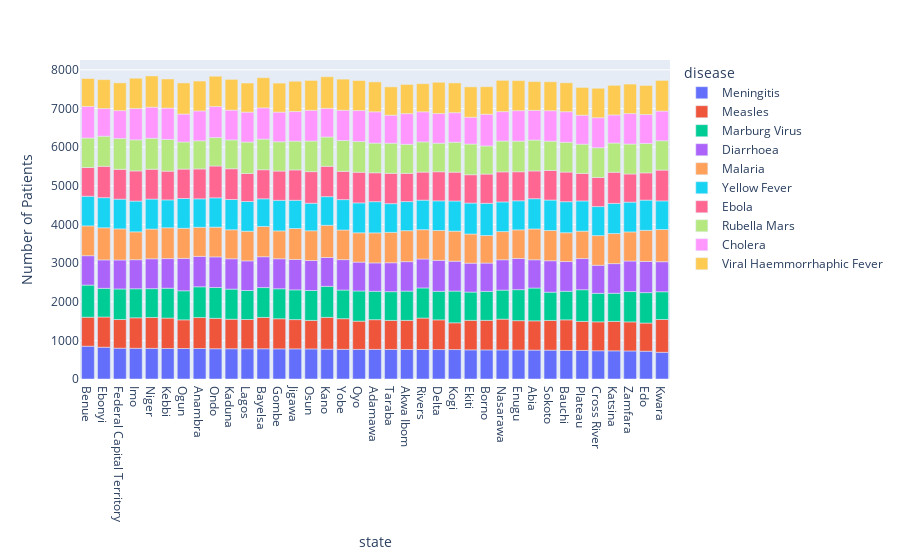

Notebook code for this chart:
### Markdown cell above
Diseases and states or settelment

### Code cell
data_state= data.groupby(['state', 'disease'])['id'].count().reset_index(name='Number of Patients').sort_values(by= 'Number of Patients', ascending= False)
data_state

px.bar(data_state, x= 'state' , y='Number of Patients', color= 'disease')

### Figure 1 — Plotly figure (JSON) as saved in the notebook; plotly's stock layout.template omitted (floating-point values rounded to 4 significant figures)
{"data": [{"alignmentgroup": "True", "hovertemplate": "disease=Meningitis<br>state=%{x}<br>Number of Patients=%{y}<extra></extra>", "legendgroup": "Meningitis", "marker": {"color": "#636efa"}, "name": "Meningitis", "offsetgroup": "Meningitis", "orientation": "v", "showlegend": true, "textposition": "auto", "type": "bar", "x": ["Benue", "Ebonyi", "Federal Capital Territory", "Imo", "Niger", "Kebbi", "Ogun", "Anambra", "Ondo", "Kaduna", "Lagos", "Bayelsa", "Gombe", "Jigawa", "Osun", "Kano", "Yobe", "Oyo", "Adamawa", "Taraba", "Akwa Ibom", "Rivers", "Delta", "Kogi", "Ekiti", "Borno", "Nasarawa", "Enugu", "Abia", "Sokoto", "Bauchi", "Plateau", "Cross River", "Katsina", "Zamfara", "Edo", "Kwara"], "xaxis": "x", "y": [849, 822, 797, 795, 793, 789, 789, 789, 783, 783, 782, 782, 780, 780, 778, 772, 768, 767, 767, 765, 764, 763, 762, 762, 754, 753, 753, 751, 748, 747, 740, 739, 731, 729, 726, 719, 691], "yaxis": "y"}, {"alignmentgroup": "True", "hovertemplate": "disease=Measles<br>state=%{x}<br>Number of Patients=%{y}<extra></extra>", "legendgroup": "Measles", "marker": {"color": "#EF553B"}, "name": "Measles", "offsetgroup": "Measles", "orientation": "v", "showlegend": true, "textposition": "auto", "type": "bar", "x": ["Kwara", "Kano", "Rivers", "Bayelsa", "Anambra", "Niger", "Nasarawa", "Yobe", "Bauchi", "Imo", "Kebbi", "Ondo", "Ebonyi", "Gombe", "Delta", "Sokoto", "Adamawa", "Borno", "Ekiti", "Kaduna", "Katsina", "Enugu", "Lagos", "Abia", "Jigawa", "Akwa Ibom", "Zamfara", "Taraba", "Plateau", "Benue", "Cross River", "Federal Capital Territory", "Ogun", "Osun", "Oyo", "Edo", "Kogi"], "xaxis": "x", "y": [849, 823, 814, 812, 801, 799, 796, 793, 791, 789, 788, 787, 782, 779, 768, 768, 768, 765, 764, 764, 762, 759, 758, 757, 757, 753, 752, 751, 751, 750, 748, 742, 742, 738, 730, 729, 692], "yaxis": "y"}, {"alignmentgroup": "True", "hovertemplate": "disease=Marburg Virus<br>state=%{x}<br>Number of Patients=%{y}<extra></extra>", "legendgroup": "Marburg Virus", "marker": {"color": "#00cc96"}, "name": "Marburg Virus", "offsetgroup": "Marburg Virus", "orientation": "v", "showlegend": true, "textposition": "auto", "type": "bar", "x": ["Abia", "Benue", "Kogi", "Plateau", "Kano", "Enugu", "Ondo", "Anambra", "Federal Capital Territory", "Edo", "Zamfara", "Oyo", "Rivers", "Kaduna", "Gombe", "Osun", "Bayelsa", "Kebbi", "Jigawa", "Akwa Ibom", "Ogun", "Imo", "Lagos", "Nasarawa", "Borno", "Niger", "Taraba", "Ebonyi", "Yobe", "Bauchi", "Delta", "Cross River", "Adamawa", "Sokoto", "Ekiti", "Katsina", "Kwara"], "xaxis": "x", "y": [849, 831, 821, 820, 802, 802, 797, 796, 791, 787, 785, 781, 779, 779, 776, 775, 772, 772, 769, 757, 752, 751, 751, 751, 749, 746, 744, 742, 741, 740, 739, 738, 735, 732, 732, 728, 718], "yaxis": "y"}, {"alignmentgroup": "True", "hovertemplate": "disease=Diarrhoea<br>state=%{x}<br>Number of Patients=%{y}<extra></extra>", "legendgroup": "Diarrhoea", "marker": {"color": "#ab63fa"}, "name": "Diarrhoea", "offsetgroup": "Diarrhoea", "orientation": "v", "showlegend": true, "textposition": "auto", "type": "bar", "x": ["Ogun", "Sokoto", "Plateau", "Edo", "Enugu", "Delta", "Bayelsa", "Ondo", "Zamfara", "Yobe", "Anambra", "Jigawa", "Nasarawa", "Kaduna", "Kwara", "Gombe", "Osun", "Niger", "Kogi", "Bauchi", "Katsina", "Kebbi", "Lagos", "Akwa Ibom", "Benue", "Imo", "Federal Capital Territory", "Rivers", "Taraba", "Ekiti", "Kano", "Oyo", "Ebonyi", "Adamawa", "Borno", "Abia", "Cross River"], "xaxis": "x", "y": [838, 813, 807, 807, 806, 801, 798, 793, 790, 787, 787, 787, 785, 785, 777, 776, 775, 773, 773, 768, 767, 767, 766, 763, 761, 752, 750, 749, 748, 747, 747, 747, 736, 734, 733, 731, 726], "yaxis": "y"}, {"alignmentgroup": "True", "hovertemplate": "disease=Malaria<br>state=%{x}<br>Number of Patients=%{y}<extra></extra>", "legendgroup": "Malaria", "marker": {"color": "#FFA15A"}, "name": "Malaria", "offsetgroup": "Malaria", "orientation": "v", "showlegend": true, "textposition": "auto", "type": "bar", "x": ["Kwara", "Kano", "Ebonyi", "Edo", "Federal Capital Territory", "Jigawa", "Akwa Ibom", "Abia", "Kebbi", "Taraba", "Bayelsa", "Sokoto", "Ogun", "Katsina", "Kogi", "Adamawa", "Delta", "Benue", "Osun", "Niger", "Ondo", "Cross River", "Yobe", "Lagos", "Rivers", "Oyo", "Ekiti", "Anambra", "Zamfara", "Kaduna", "Bauchi", "Enugu", "Nasarawa", "Imo", "Gombe", "Borno", "Plateau"], "xaxis": "x", "y": [833, 833, 831, 805, 805, 801, 801, 798, 797, 786, 783, 783, 780, 778, 778, 778, 773, 771, 770, 769, 769, 768, 767, 767, 759, 758, 755, 753, 753, 751, 746, 742, 730, 721, 721, 713, 709], "yaxis": "y"}, {"alignmentgroup": "True", "hovertemplate": "disease=Yellow Fever<br>state=%{x}<br>Number of Patients=%{y}<extra></extra>", "legendgroup": "Yellow Fever", "marker": {"color": "#19d3f3"}, "name": "Yellow Fever", "offsetgroup": "Yellow Fever", "orientation": "v", "showlegend": true, "textposition": "auto", "type": "bar", "x": ["Borno", "Adamawa", "Bauchi", "Ekiti", "Imo", "Gombe", "Sokoto", "Yobe", "Kaduna", "Abia", "Edo", "Plateau", "Kogi", "Katsina", "Ebonyi", "Niger", "Oyo", "Zamfara", "Ogun", "Lagos", "Federal Capital Territory", "Nasarawa", "Benue", "Delta", "Rivers", "Ondo", "Akwa Ibom", "Enugu", "Cross River", "Taraba", "Kano", "Kwara", "Anambra", "Jigawa", "Kebbi", "Bayelsa", "Osun"], "xaxis": "x", "y": [833, 807, 803, 801, 796, 792, 788, 786, 783, 783, 782, 782, 780, 780, 779, 776, 774, 771, 770, 769, 769, 767, 767, 767, 764, 759, 753, 752, 751, 744, 742, 741, 736, 731, 722, 716, 712], "yaxis": "y"}, {"alignmentgroup": "True", "hovertemplate": "disease=Ebola<br>state=%{x}<br>Number of Patients=%{y}<extra></extra>", "legendgroup": "Ebola", "marker": {"color": "#FF6692"}, "name": "Ebola", "offsetgroup": "Ebola", "orientation": "v", "showlegend": true, "textposition": "auto", "type": "bar", "x": ["Ondo", "Osun", "Ebonyi", "Katsina", "Kwara", "Kaduna", "Oyo", "Kano", "Jigawa", "Taraba", "Imo", "Nasarawa", "Anambra", "Federal Capital Territory", "Niger", "Bauchi", "Sokoto", "Ogun", "Gombe", "Borno", "Delta", "Bayelsa", "Cross River", "Enugu", "Adamawa", "Kogi", "Benue", "Kebbi", "Ekiti", "Yobe", "Akwa Ibom", "Zamfara", "Rivers", "Lagos", "Abia", "Plateau", "Edo"], "xaxis": "x", "y": [824, 818, 812, 806, 797, 796, 793, 785, 785, 784, 780, 778, 774, 772, 772, 767, 765, 761, 757, 757, 753, 752, 752, 751, 747, 746, 744, 743, 733, 731, 730, 728, 726, 725, 718, 712, 705], "yaxis": "y"}, {"alignmentgroup": "True", "hovertemplate": "disease=Rubella Mars<br>state=%{x}<br>Number of Patients=%{y}<extra></extra>", "legendgroup": "Rubella Mars", "marker": {"color": "#B6E880"}, "name": "Rubella Mars", "offsetgroup": "Rubella Mars", "orientation": "v", "showlegend": true, "textposition": "auto", "type": "bar", "x": ["Kebbi", "Lagos", "Imo", "Niger", "Abia", "Yobe", "Nasarawa", "Federal Capital Territory", "Oyo", "Ekiti", "Enugu", "Osun", "Bayelsa", "Rivers", "Taraba", "Ebonyi", "Zamfara", "Kogi", "Cross River", "Bauchi", "Adamawa", "Benue", "Edo", "Kwara", "Gombe", "Kano", "Sokoto", "Plateau", "Katsina", "Akwa Ibom", "Jigawa", "Kaduna", "Delta", "Ondo", "Borno", "Anambra", "Ogun"], "xaxis": "x", "y": [820, 813, 804, 801, 799, 798, 798, 796, 795, 794, 792, 792, 792, 781, 780, 779, 775, 775, 770, 770, 768, 763, 761, 759, 759, 758, 758, 757, 756, 752, 746, 746, 739, 736, 728, 728, 701], "yaxis": "y"}, {"alignmentgroup": "True", "hovertemplate": "disease=Cholera<br>state=%{x}<br>Number of Patients=%{y}<extra></extra>", "legendgroup": "Cholera", "marker": {"color": "#FF97FF"}, "name": "Cholera", "offsetgroup": "Cholera", "orientation": "v", "showlegend": true, "textposition": "auto", "type": "bar", "x": ["Borno", "Benue", "Kebbi", "Imo", "Adamawa", "Bayelsa", "Niger", "Ondo", "Oyo", "Osun", "Akwa Ibom", "Bauchi", "Enugu", "Sokoto", "Zamfara", "Yobe", "Rivers", "Cross River", "Lagos", "Anambra", "Kaduna", "Kwara", "Abia", "Delta", "Gombe", "Jigawa", "Kogi", "Nasarawa", "Plateau", "Edo", "Kano", "Katsina", "Taraba", "Ogun", "Federal Capital Territory", "Ebonyi", "Ekiti"], "xaxis": "x", "y": [819, 816, 812, 811, 810, 809, 805, 802, 802, 794, 794, 791, 789, 789, 788, 783, 779, 776, 775, 772, 770, 768, 767, 767, 766, 765, 765, 761, 749, 748, 741, 727, 724, 723, 723, 715, 694], "yaxis": "y"}, {"alignmentgroup": "True", "hovertemplate": "disease=Viral Haemmorrhaphic Fever<br>state=%{x}<br>Number of Patients=%{y}<extra></extra>", "legendgroup": "Viral Haemmorrhaphic Fever", "marker": {"color": "#FECB52"}, "name": "Viral Haemmorrhaphic Fever", "offsetgroup": "Viral Haemmorrhaphic Fever", "orientation": "v", "showlegend": true, "textposition": "auto", "type": "bar", "x": ["Kano", "Delta", "Nasarawa", "Niger", "Yobe", "Ogun", "Kaduna", "Kwara", "Ekiti", "Ondo", "Imo", "Jigawa", "Bayelsa", "Enugu", "Oyo", "Adamawa", "Osun", "Anambra", "Kogi", "Katsina", "Cross River", "Zamfara", "Kebbi", "Akwa Ibom", "Edo", "Lagos", "Gombe", "Bauchi", "Ebonyi", "Sokoto", "Abia", "Taraba", "Rivers", "Benue", "Plateau", "Federal Capital Territory", "Borno"], "xaxis": "x", "y": [819, 809, 809, 808, 806, 805, 797, 793, 786, 785, 784, 783, 781, 778, 777, 774, 774, 774, 770, 766, 764, 764, 754, 754, 753, 753, 751, 749, 749, 748, 747, 734, 728, 724, 719, 718, 714], "yaxis": "y"}], "layout": {"barmode": "relative", "legend": {"title": {"text": "disease"}, "tracegroupgap": 0}, "margin": {"t": 60}, "xaxis": {"anchor": "y", "domain": [0, 1], "title": {"text": "state"}}, "yaxis": {"anchor": "x", "domain": [0, 1], "title": {"text": "Number of Patients"}}}}
